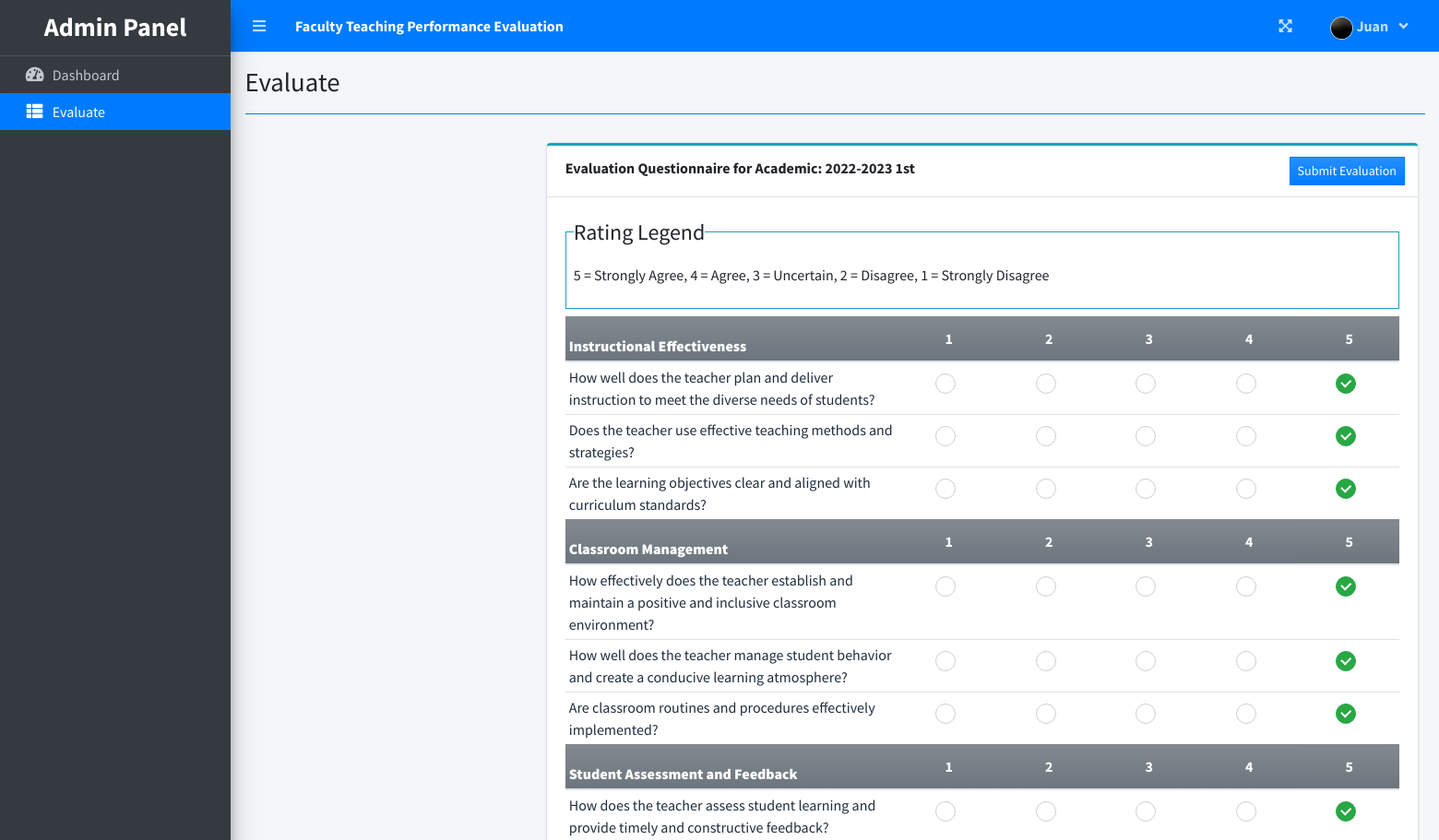
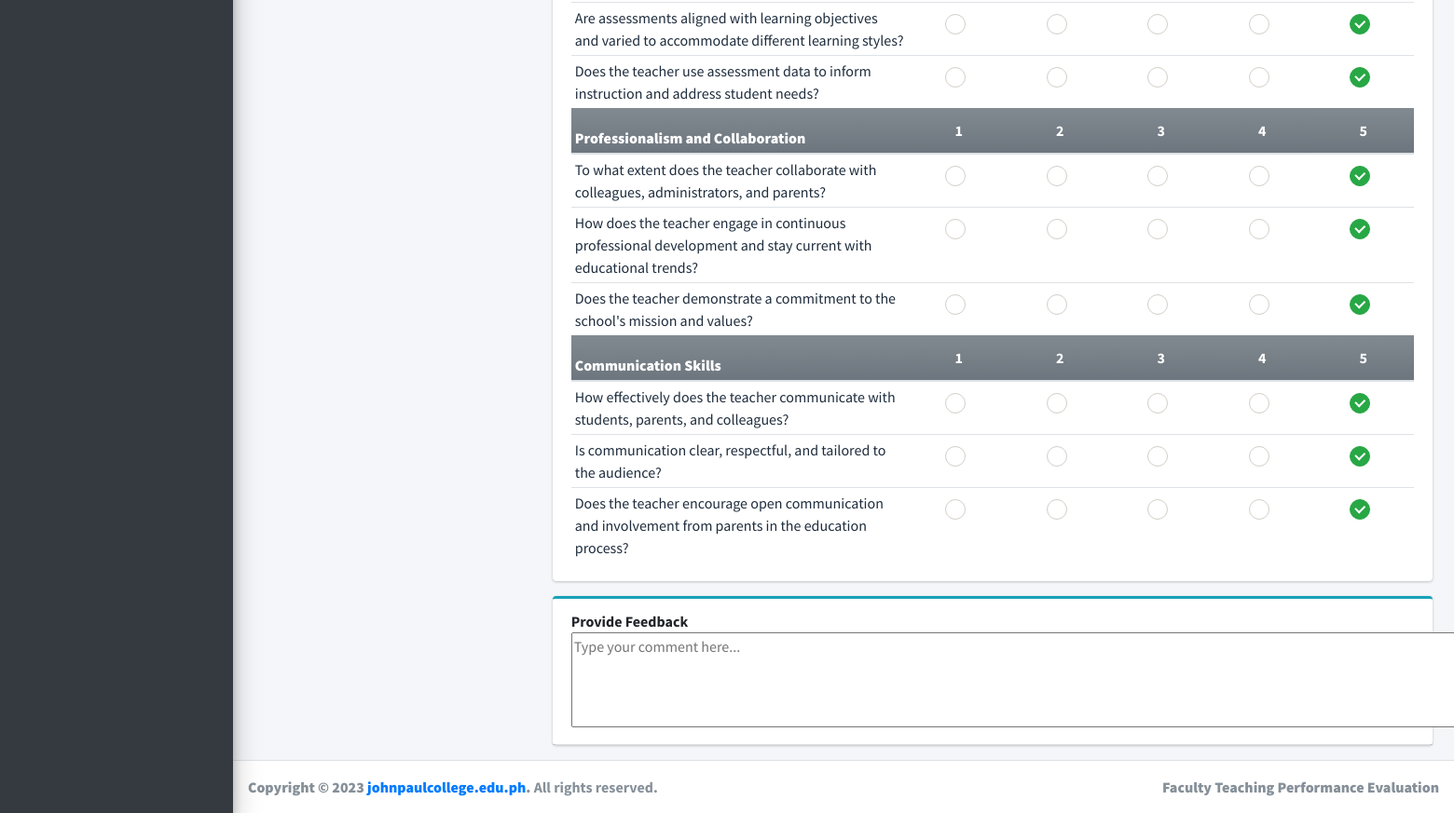
/index.php?page=evaluate (signed in), run on the app's committed database (2 pictures, top to bottom).
### tables this page shows
CREATE TABLE `criteria_list` (
  `id` int(30) NOT NULL,
  `criteria` text NOT NULL,
  `order_by` int(30) NOT NULL
);

CREATE TABLE `question_list` (
  `id` int(30) NOT NULL,
  `academic_id` int(30) NOT NULL,
  `question` text NOT NULL,
  `order_by` int(30) NOT NULL,
  `criteria_id` int(30) NOT NULL
);

### student/evaluate.php (the view, shortened to what this page needs)
<?php
function ordinal_suffix($num){
    $num = $num % 100;
    if($num < 11 || $num > 13){
         switch($num % 10){
            case 1: return $num.'st';
        }
    }
    return $num.'th';
}
?>
<div class="col-lg-12">
	<div class="row">
		<div class="col-md-3">
		</div>
		<div class="col-md-9">
			<form id="manage-evaluation">
				<div class="card card-outline card-info">
					<div class="card-header">
						<b>Evaluation Questionnaire for Academic: <?php echo $_SESSION['academic']['year'].' '.(ordinal_suffix($_SESSION['academic']['semester'])) ?> </b>
						<div class="card-tools">
							<button class="btn btn-sm btn-flat btn-primary bg-gradient-primary mx-1" form="manage-evaluation">Submit Evaluation</button>
						</div>
					</div>
					<div class="card-body">
						<fieldset class="border border-info p-2 w-100">
						<legend  class="w-auto">Rating Legend</legend>
						<p>5 = Strongly Agree, 4 = Agree, 3 = Uncertain, 2 = Disagree, 1 = Strongly Disagree</p>
						</fieldset>
						<?php
							$criteria = $conn->query("SELECT * FROM criteria_list where id in (SELECT criteria_id FROM question_list where academic_id = {$_SESSION['academic']['id']} ) order by abs(order_by) asc ");
							while($crow = $criteria->fetch_assoc()):
						?>
						<table class="table table-condensed">
							<thead>
								<tr class="bg-gradient-secondary">
									<th class=" p-1"><b><?php echo $crow['criteria'] ?></b></th>
									<th class="text-center">1</th>
									<th class="text-center">2</th>
									<th class="text-center">3</th>
									<th class="text-center">4</th>
									<th class="text-center">5</th>
								</tr>
							</thead>
							<tbody class="tr-sortable">
								<?php
								$questions = $conn->query("SELECT * FROM question_list where criteria_id = {$crow['id']} and academic_id = {$_SESSION['academic']['id']} order by abs(order_by) asc ");
								while($row=$questions->fetch_assoc()):
								?>
								<tr class="bg-white">
									<td class="p-1" width="40%">
										<?php echo $row['question'] ?>
									</td>
									<?php for($c=1;$c<=5;$c++): ?>
									<td class="text-center">
										<div class="icheck-success d-inline">
											<label for="qradio<?php echo $row['id'].'_'.$c ?>">
											</label>
									</div>
									</td>
									<?php endfor; ?>
								</tr>
								<?php endwhile; ?>
							</tbody>
						</table>
						<?php endwhile; ?>
					</div>
				</div>
				<div class="row">
					<div class="col-md-12">
						<div class="card card-outline card-info">
							<div class="card-header">
								<b>Provide Feedback
								<div id="feedbackSection">
									<textarea name="commentInput" rows="4" cols="150" placeholder="Type your comment here..."></textarea>
									<br>
								</div>
							</div>
						</div>
					</div>
				</div>
			</form>
		</div>
	</div>
</div>

### data on the page
criteria_list: criteria "Instructional Effectiveness"
question_list: question "How well does the teacher plan and deliver instruction to meet the diverse needs of students?"
question_list: question "Does the teacher use effective teaching methods and strategies?"
question_list: question "Are the learning objectives clear and aligned with curriculum standards?"
criteria_list: criteria "Classroom Management"
question_list: question "How effectively does the teacher establish and maintain a positive and inclusive classroom environment?"
question_list: question "How well does the teacher manage student behavior and create a conducive learning atmosphere?"
question_list: question "Are classroom routines and procedures effectively implemented?"
criteria_list: criteria "Student Assessment and Feedback"
question_list: question "How does the teacher assess student learning and provide timely and constructive feedback?"
question_list: question "Are assessments aligned with learning objectives and varied to accommodate different learning styles?"
question_list: question "Does the teacher use assessment data to inform instruction and address student needs?"
criteria_list: criteria "Professionalism and Collaboration"
question_list: question "To what extent does the teacher collaborate with colleagues, administrators, and parents?"
question_list: question "How does the teacher engage in continuous professional development and stay current with educational trends?"
question_list: question "Does the teacher demonstrate a commitment to the school's mission and values?"
criteria_list: criteria "Communication Skills"
question_list: question "How effectively does the teacher communicate with students, parents, and colleagues?"
question_list: question "Is communication clear, respectful, and tailored to the audience?"
question_list: question "Does the teacher encourage open communication and involvement from parents in the education process?"

### other printed values
$_SESSION['system']['name'] "Faculty Teaching Performance Evaluation"
$_SESSION['login_firstname'] "Juan"
$title "Evaluate"
$_SESSION['academic']['year'] "2022-2023"
ordinal_suffix($_SESSION['academic']['semester']) "1st"
